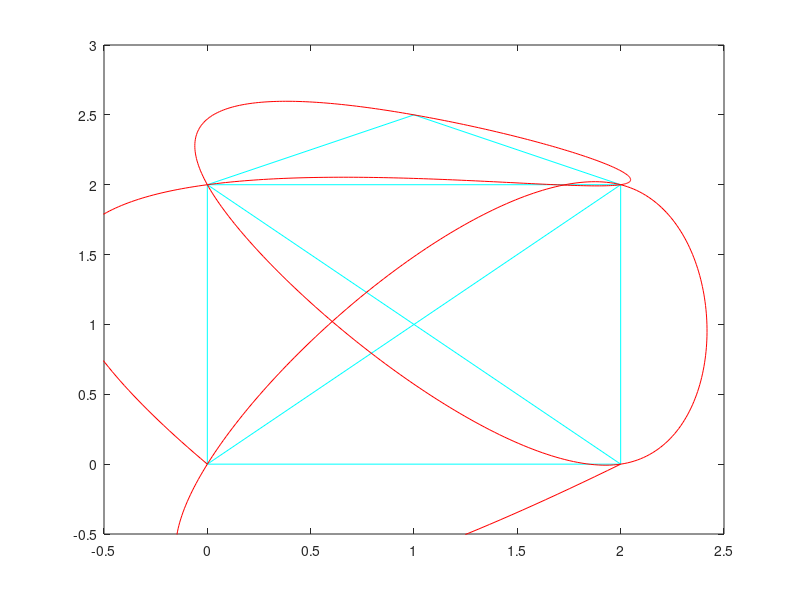
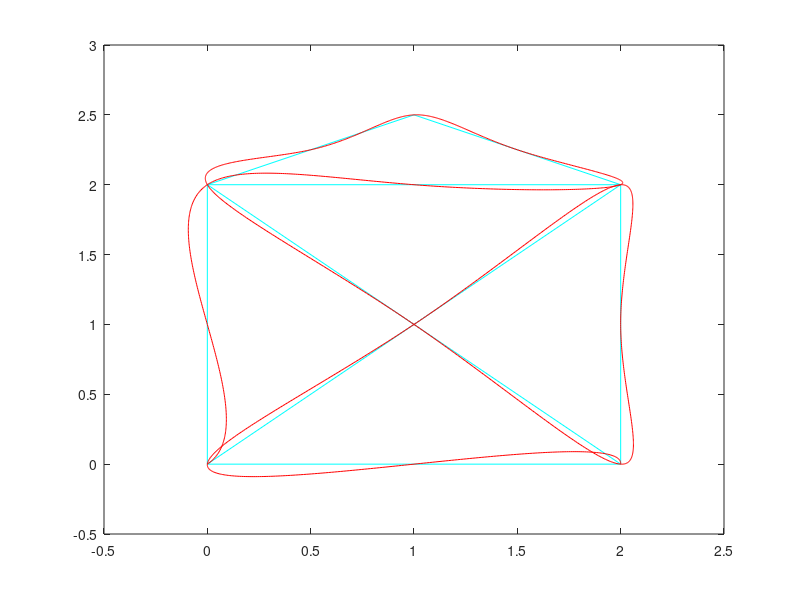

The MATLAB script that drew these images, in order:
figure;
X = (1:0.01:9);
x = [0, 0, 2, 1, 0, 2, 2, 0, 2];
y = [0, 2, 2, 2.5, 2, 0, 2, 0, 0];
plot(x, y, 'c', spline((1:9), x, X), spline((1:9), y, X), 'r');
axis([-0.5, 2.5, -0.5, 3]);

figure;
X = (1:0.01:17);
x = [0, 0, 0, 1, 2, 1.5, 1, 0.5, 0, 1, 2, 2, 2, 1, 0, 1, 2];
y = [0, 1, 2, 2, 2, 2.25, 2.5, 2.25, 2, 1, 0, 1, 2, 1, 0, 0, 0];
plot(x, y, 'c', spline((1:17), x, X), spline((1:17), y, X), 'r');
axis([-0.5, 2.5, -0.5, 3]);
